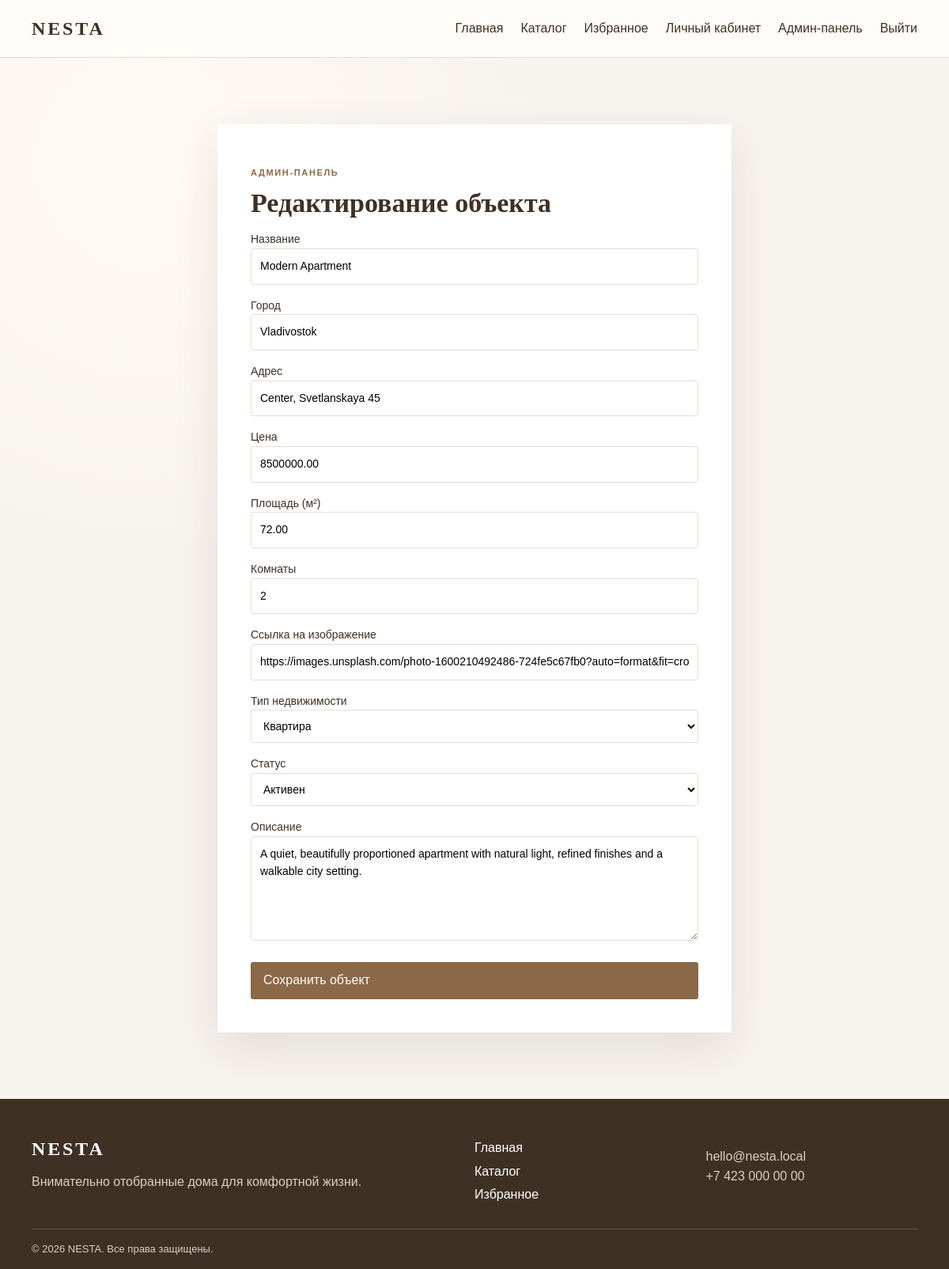
Before: /admin/property-form.php?id=1 (signed in) with the older database file.
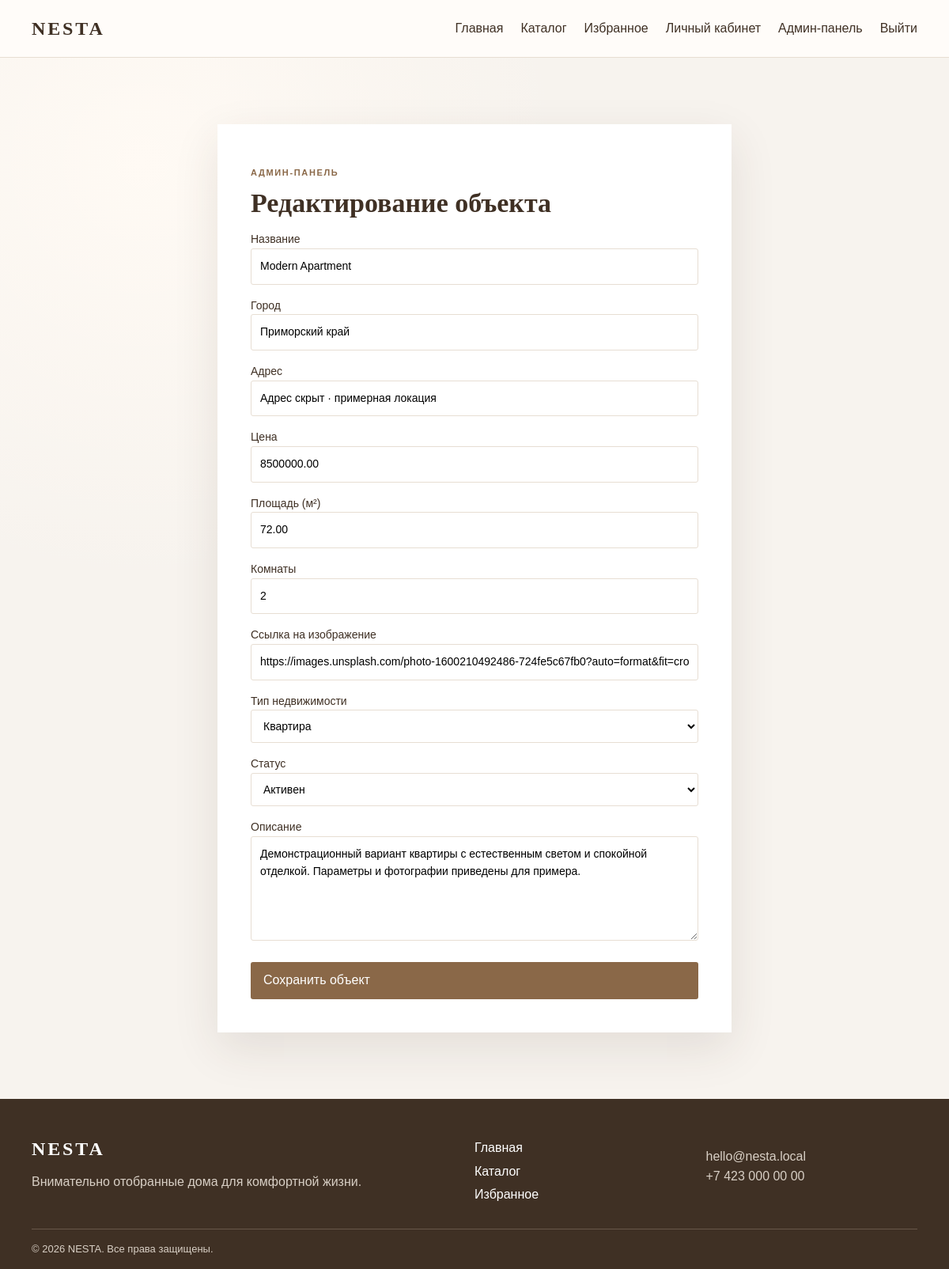
After: the same page with the newer database file.
### tables this page shows
CREATE TABLE properties (id INT UNSIGNED AUTO_INCREMENT PRIMARY KEY,title VARCHAR(180) NOT NULL,description TEXT NOT NULL,city VARCHAR(100) NOT NULL,address VARCHAR(190) NOT NULL,price DECIMAL(14,2) NOT NULL,area DECIMAL(8,2) NOT NULL,rooms TINYINT UNSIGNED NOT NULL,type VARCHAR(50) NOT NULL,image VARCHAR(500) NOT NULL,status ENUM('active','draft') NOT NULL DEFAULT 'active',created_at TIMESTAMP DEFAULT CURRENT_TIMESTAMP,INDEX(city),INDEX(price));

### includes/bootstrap.php (called while the page is built, shortened)
<?php
function e(?string $v): string { return htmlspecialchars((string)$v, ENT_QUOTES, 'UTF-8'); }

### admin/property-form.php (the view, shortened to what this page needs)
<?php
require '../includes/bootstrap.php'; require_admin();
$id=(int)($_GET['id']??0);
$p=['title'=>'','description'=>'','city'=>'','address'=>'','price'=>'','area'=>'','rooms'=>'','type'=>'Квартира','image'=>'','status'=>'active'];
if($id){$s=$pdo->prepare('SELECT * FROM properties WHERE id=?');$s->execute([$id]);$p=$s->fetch()?:exit('Объект не найден.');}
$page_title=$id?'Редактирование объекта':'Новый объект'; require '../includes/header.php';
?>
<main class="auth-wrap wide"><form class="auth-card" method="post"><p class="eyebrow">Админ-панель</p><h1><?=e($page_title)?></h1><?php foreach($errors as $error):?><p class="error"><?=e($error)?></p><?php endforeach?><input type="hidden" name="csrf" value="<?=csrf()?>"><?php foreach(['title'=>'Название','city'=>'Город','address'=>'Адрес','price'=>'Цена','area'=>'Площадь (м²)','rooms'=>'Комнаты','image'=>'Ссылка на изображение'] as $key=>$label):?><label><?=$label?><input name="<?=$key?>" value="<?=e((string)$p[$key])?>"></label><?php endforeach?><label>Тип недвижимости<select name="type"><?php foreach(['Квартира','Дом','Вилла','Лофт'] as $type):?><option <?=$p['type']===$type?'selected':''?>><?=$type?></option><?php endforeach?></select></label><label>Статус<select name="status"><option value="active" <?=$p['status']==='active'?'selected':''?>>Активен</option><option value="draft" <?=$p['status']==='draft'?'selected':''?>>Черновик</option></select></label><label>Описание<textarea name="description" rows="5"><?=e($p['description'])?></textarea></label><button class="block">Сохранить объект</button></form></main>
<?php require '../includes/footer.php'; ?>

Changed rows visible on the page:
changed properties "Modern Apartment": city "Vladivostok" → "Приморский край"; address "Center, Svetlanskaya 45" → "Адрес скрыт · примерная локация"; description "A quiet, beautifully proportioned apartment with natural light, refined finishes and a walkable city setting." → "Демонстрационный вариант квартиры с естественным светом и спокойной отделкой. Параметры и фотографии приведены для примера."
